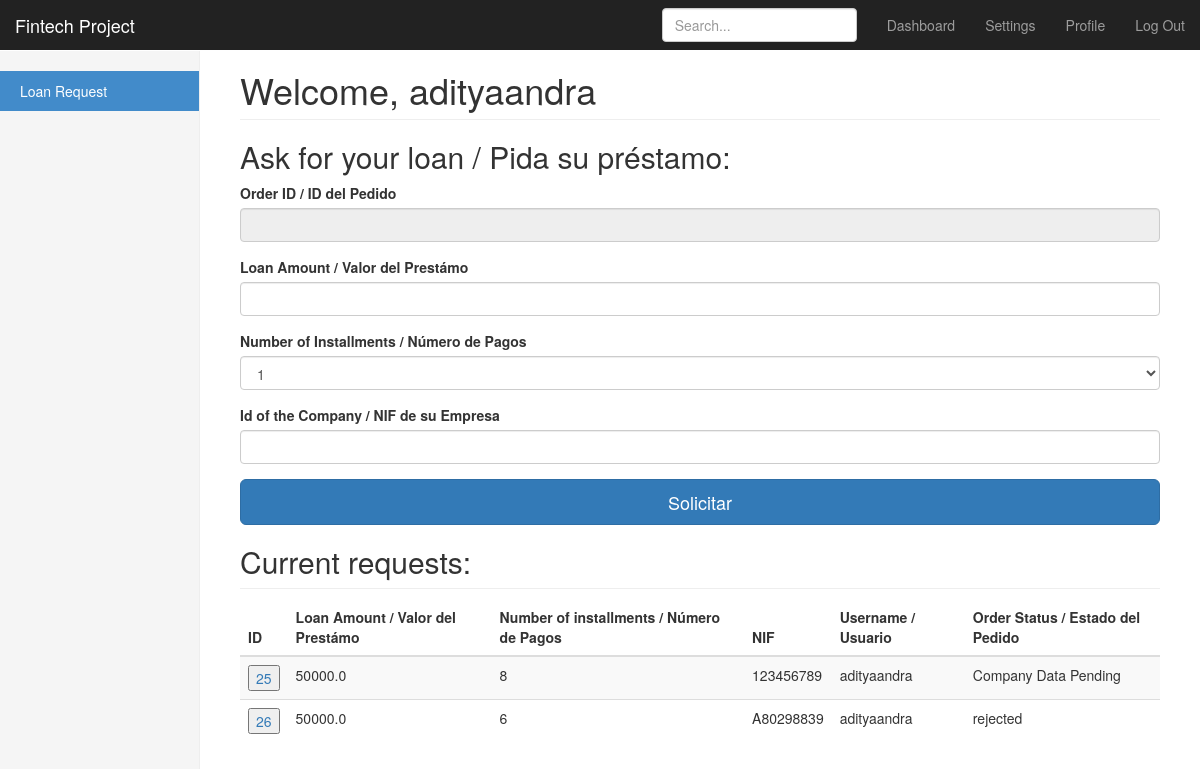
The app's page /loan (signed in), older data.
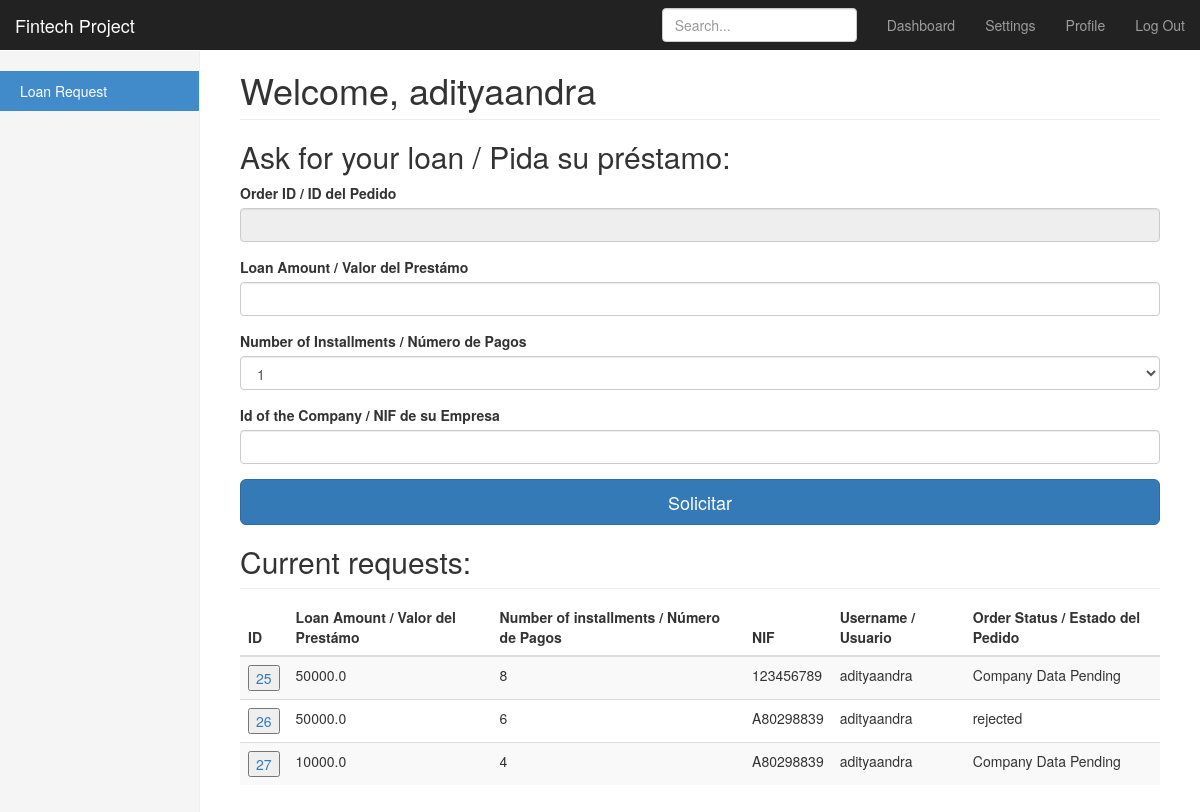
The same page, newer data.
### app.py (models this page shows)
class User(UserMixin, db.Model):
    id = db.Column(db.Integer, primary_key=True)
    username = db.Column(db.String(15), unique=True)
    email = db.Column(db.String(50), unique=True)
    password = db.Column(db.String(80))
    profile = db.Column(db.String(80), default='customer')

class Loan(UserMixin, db.Model):
    id = db.Column(db.Integer, primary_key=True)
    loan_amount = db.Column(db.Float())
    number_of_installments = db.Column(db.Integer())
    username = db.Column(db.String(15))
    nif = db.Column(db.String(9))
    status = db.Column(db.String(15))
    monthly_payment = db.Column(db.Float())

### app.py (the view, shortened to what this page needs)
@app.route('/loan', methods=['GET', 'POST'])
@login_required
def loan():
    form = LoanForm()
    message = ''
    order_history = Loan.query.filter_by(username=current_user.username)
    return render_template('loan.html', form=form, \
                           rows=order_history, \
                           message=message, \
                           name=current_user.username)

### app.py
class LoanForm(FlaskForm):
    rowid = StringField('Order ID / ID del Pedido')
    loan_amount = MyFloatField('Loan Amount / Valor del Prestámo ', validators=[InputRequired()])
    number_of_installments = SelectField('Number of Installments / Número de Pagos', choices=[('1', '1'), ('2', '2'), ('3', '3'), ('4', '4'),('5', '5'), ('6', '6'), ('7', '7'), ('8', '8')])
    nif = StringField('Id of the Company / NIF de su Empresa', validators=[InputRequired(), Length(min=9, max=9)],default='')

### app.py (called while the page is built)
@login_manager.user_loader
def load_user(user_id):
    return User.query.get(int(user_id))

### templates/loan.html (shortened to what this page needs)
{% extends "bootstrap/base.html" %}
{% import "bootstrap/wtf.html" as wtf %}
{% block styles %}
{{super()}}
<link rel="stylesheet" href="{{url_for('.static', filename='dashboard.css')}}">
{% endblock %}
{% block content %}
    <nav class="navbar navbar-inverse navbar-fixed-top">
      <div class="container-fluid">
        <div class="navbar-header">
          <a class="navbar-brand" href="#">Fintech Project</a>
        </div>
        <div id="navbar" class="navbar-collapse collapse">
          <ul class="nav navbar-nav navbar-right">
            <li><a href="#">Dashboard</a></li>
            <li><a href="#">Settings</a></li>
            <li><a href="#">Profile</a></li>
            <li><a href="{{ url_for('logout') }}">Log Out</a></li>
          </ul>
          <form class="navbar-form navbar-right">
            <input type="text" class="form-control" placeholder="Search...">
          </form>
        </div>
      </div>
    </nav>
    <div class="container-fluid">
      <div class="row">
        <div class="col-sm-3 col-md-2 sidebar">
          <ul class="nav nav-sidebar">
            <li class="active"><a href="/loan">Loan Request<span class="sr-only">(current)</span></a></li>
          </ul>
        </div>
        <div class="col-sm-9 col-sm-offset-3 col-md-10 col-md-offset-2 main">
          <h1 class="page-header">Welcome, {{ name }}</h1>
          {% if message =='' %}
              <form class="form-signin" method="POST" action="/loan">
                <h2 class="form-signin-heading">Ask for your loan / Pida su préstamo:</h2>
                {{ wtf.form_field(form.rowid,readonly="readonly") }}
                {{ wtf.form_field(form.loan_amount) }}
                {{ wtf.form_field(form.number_of_installments) }}
                {{ wtf.form_field(form.nif) }}
                <button class="btn btn-lg btn-primary btn-block" type="submit">Solicitar</button>
              </form>
           {% else %}
              <h2> {{ message }} </h2>
           {% endif %}
           <h2 class="sub-header">Current requests:</h2>
           <div class="table-responsive">
            <table id="myTable" class="table table-striped">
              <thead>
                <tr>
                  <th>ID</th>
                  <th>Loan Amount / Valor del Prestámo</th>
                  <th>Number of installments / Número de Pagos</th>
                  <th>NIF</th>
                  <th>Username / Usuario</th>
                  <th>Order Status / Estado del Pedido</th>
                </tr>
              </thead>
              <tbody>
                {% for row in rows %}
                <tr>
                    <td> <a><form action="/loan" method="POST">
                         <input type="submit" value={{ row.id }}>
                    </form> </a></td>
                    <td> {{ row.loan_amount }}</td>
                    <td> {{ row.number_of_installments }} </td>
                    <td> {{ row.nif }} </td>
                    <td> {{ row.username }} </td>
                    <td> {{ row.status }} </td>
                </tr>
                {% endfor %}
              </tbody>
            </table>
          </div>
        </div>
      </div>
    </div>
{% endblock %}

### static/dashboard.css (style rules this page uses)
body { padding-top: 50px; }
.sub-header { padding-bottom: 10px; border-bottom: 1px solid #eee; }
.navbar-fixed-top { border: 0; }
.sidebar { display: none; }
@media (min-width: 768px) { .sidebar { position: fixed; top: 51px; bottom: 0; left: 0; z-index: 1000; display: block; padding: 20px; overflow-x: hidden; overflow-y: auto; background-color: #f5f5f5; border-right: 1px solid #eee; } }
.nav-sidebar { margin-right: -21px; margin-bottom: 20px; margin-left: -20px; }
.nav-sidebar > li > a { padding-right: 20px; padding-left: 20px; }
.nav-sidebar > .active > a, .nav-sidebar > .active > a:hover, .nav-sidebar > .active > a:focus { color: #fff; background-color: #428bca; }
.main { padding: 20px; }
@media (min-width: 768px) { .main { padding-right: 40px; padding-left: 40px; } }
.main .page-header { margin-top: 0; }

Row changes from the older to the newer data that the page shows:
added Loan: id "27", loan_amount "10000.0", number_of_installments "4", nif "A80298839", username "adityaandra", status "Company Data Pending"
